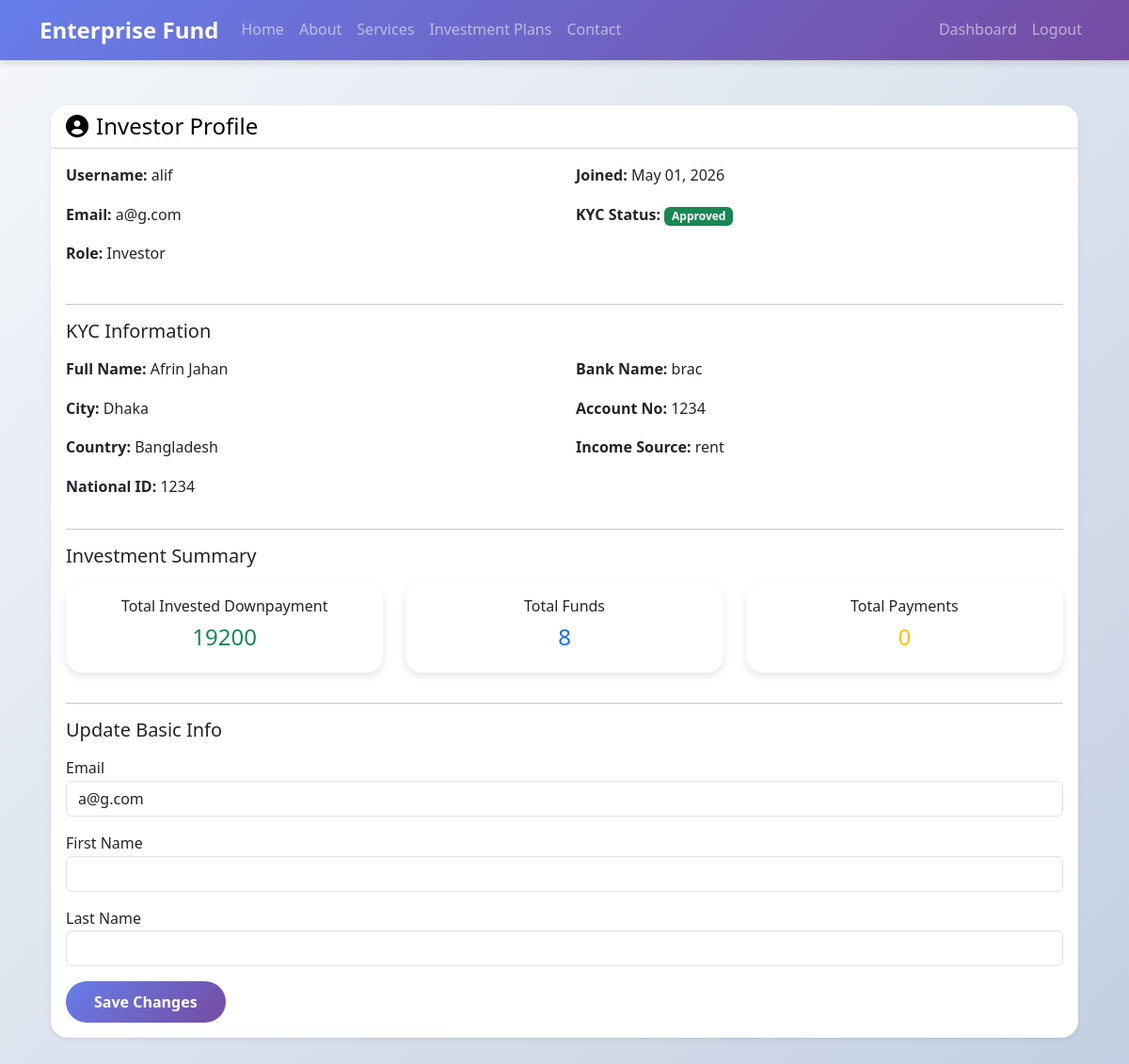
The app's page /accounts/profile/ (signed in) with its own data.
### accounts/models.py (models this page shows, shortened)
class CustomUser(AbstractUser):
    ROLE_CHOICES = [
        ('viewer', 'Viewer'),
        ('investor', 'Investor'),
        ('admin', 'Admin'),
    ]
    role = models.CharField(max_length=10, choices=ROLE_CHOICES, default='viewer')
    email_verified = models.BooleanField(default=False)

class InvestorKYC(models.Model):
    STATUS_PENDING = 'pending'
    STATUS_APPROVED = 'approved'
    STATUS_REJECTED = 'rejected'
    STATUS_ADDITIONAL = 'additional_docs'
    STATUS_CHOICES = [
        (STATUS_PENDING, 'Pending'),
        (STATUS_APPROVED, 'Approved'),
        (STATUS_REJECTED, 'Rejected'),
        (STATUS_ADDITIONAL, 'Additional Documents Required'),
    ]
    user = models.OneToOneField(CustomUser, on_delete=models.CASCADE, related_name='kyc')
    full_name = models.CharField(max_length=255)
    date_of_birth = models.DateField(null=True, blank=True)
    gender = models.CharField(max_length=50, blank=True)
    address_line = models.CharField(max_length=255)
    city = models.CharField(max_length=100)
    country = models.CharField(max_length=100)
    postal_code = models.CharField(max_length=20)
    national_id = models.CharField(max_length=100)
    passport_number = models.CharField(max_length=100, blank=True)
    bank_name = models.CharField(max_length=150)
    bank_account = models.CharField(max_length=100)
    income_source = models.CharField(max_length=255)
    id_proof = models.FileField(upload_to='kyc/id_proof/', null=True, blank=True)
    bank_statement = models.FileField(upload_to='kyc/bank_statement/', null=True, blank=True)
    wealth_declaration = models.FileField(upload_to='kyc/wealth_declaration/', null=True, blank=True)
    status = models.CharField(max_length=20, choices=STATUS_CHOICES, default=STATUS_PENDING)
    admin_note = models.TextField(blank=True)
    requested_documents = models.TextField(blank=True)
    submitted_at = models.DateTimeField(auto_now_add=True)
    reviewed_at = models.DateTimeField(null=True, blank=True)

### accounts/views.py (the view)
# urls.py: path('profile/', views.profile, name='profile'),
@login_required
def profile(request):
    user = request.user
    kyc = getattr(user, 'kyc', None)
    if request.method == 'POST':
        form = ProfileForm(request.POST, instance=user)
        if form.is_valid():
            form.save()
            messages.success(request, 'Profile updated successfully!')
            return redirect('accounts:profile')
    else:
        form = ProfileForm(instance=user)
    total_invested = Investment.objects.filter(
        investor=user
    ).aggregate(total=models.Sum('amount'))['total'] or 0
    total_funds = Investment.objects.filter(investor=user).count()
    total_payments = Payment.objects.filter(
        investor=user,
        status='completed'
    ).aggregate(total=models.Sum('amount'))['total'] or 0
    context = {
        'form': form,
        'kyc': kyc,
        'total_invested': total_invested,
        'total_funds': total_funds,
        'total_payments': total_payments,
    }
    return render(request, 'accounts/profile.html', context)

### accounts/forms.py
class ProfileForm(forms.ModelForm):
    class Meta:
        model = CustomUser
        fields = ('first_name', 'last_name', 'email')
        widgets = {
            'first_name': forms.TextInput(attrs={'class': 'form-control'}),
            'last_name': forms.TextInput(attrs={'class': 'form-control'}),
            'email': forms.EmailInput(attrs={'class': 'form-control'}),
        }

### templates/accounts/profile.html (shortened to what this page needs)
{% extends 'base.html' %}
{% block content %}
<div class="container my-5">
    <div class="card shadow-sm mb-4">
        <div class="card-header bg-primary text-white">
            <h4 class="mb-0">
                <i class="fas fa-user-circle me-2"></i>Investor Profile
            </h4>
        </div>
        <div class="card-body">
            <div class="row mb-4">
                <div class="col-md-6">
                    <p><strong>Username:</strong> {{ user.username }}</p>
                    <p><strong>Email:</strong> {{ user.email }}</p>
                    <p><strong>Role:</strong> {{ user.get_role_display }}</p>
                </div>
                <div class="col-md-6">
                    <p><strong>Joined:</strong> {{ user.date_joined|date:"M d, Y" }}</p>
                    {% if kyc %}
                        <p><strong>KYC Status:</strong>
                            <span class="badge bg-success">
                                {{ kyc.get_status_display }}
                            </span>
                        </p>
                    {% endif %}
                </div>
            </div>
            {% if kyc %}
            <hr>
            <h5 class="mb-3">KYC Information</h5>
            <div class="row">
                <div class="col-md-6">
                    <p><strong>Full Name:</strong> {{ kyc.full_name }}</p>
                    <p><strong>City:</strong> {{ kyc.city }}</p>
                    <p><strong>Country:</strong> {{ kyc.country }}</p>
                    <p><strong>National ID:</strong> {{ kyc.national_id }}</p>
                </div>
                <div class="col-md-6">
                    <p><strong>Bank Name:</strong> {{ kyc.bank_name }}</p>
                    <p><strong>Account No:</strong> {{ kyc.bank_account }}</p>
                    <p><strong>Income Source:</strong> {{ kyc.income_source }}</p>
                </div>
            </div>
            {% endif %}
            <hr>
            <h5 class="mb-3">Investment Summary</h5>
            <div class="row text-center">
                <div class="col-md-4 mb-3">
                    <div class="card border-success">
                        <div class="card-body">
                            <h6>Total Invested Downpayment</h6>
                            <h4 class="text-success">
                                {{ total_invested }}
                            </h4>
                        </div>
                    </div>
                </div>
                <div class="col-md-4 mb-3">
                    <div class="card border-primary">
                        <div class="card-body">
                            <h6>Total Funds</h6>
                            <h4 class="text-primary">
                                {{ total_funds }}
                            </h4>
                        </div>
                    </div>
                </div>
                <div class="col-md-4 mb-3">
                    <div class="card border-warning">
                        <div class="card-body">
                            <h6>Total Payments</h6>
                            <h4 class="text-warning">
                                {{ total_payments }}
                            </h4>
                        </div>
                    </div>
                </div>
            </div>
            <hr>
            <h5 class="mb-3">Update Basic Info</h5>
            <form method="post">
                <div class="mb-3">
                    <label>Email</label>
                    {{ form.email }}
                </div>
                <div class="mb-3">
                    <label>First Name</label>
                    {{ form.first_name }}
                </div>
                <div class="mb-3">
                    <label>Last Name</label>
                    {{ form.last_name }}
                </div>
                <button type="submit" class="btn btn-primary">
                    Save Changes
                </button>
            </form>
        </div>
    </div>
</div>
{% endblock %}

### static/css/style.css (style rules this page uses)
body { font-family: 'Segoe UI', Tahoma, Geneva, Verdana, sans-serif; background: linear-gradient(135deg, #f5f7fa 0%, #c3cfe2 100%); color: #333; line-height: 1.6; }
.card { box-shadow: 0 4px 8px rgba(0,0,0,.1); border: none; border-radius: 10px; transition: transform 0.3s ease, box-shadow 0.3s ease; }
.btn-primary { background: linear-gradient(135deg, #667eea 0%, #764ba2 100%); border: none; border-radius: 25px; padding: 10px 30px; font-weight: 600; transition: transform 0.3s ease; }
.card-header { background-color: white !important; color: black !important; }
.card { border-radius: 18px !important; overflow: hidden; }

### records on screen
CustomUser: username "alif", email "a@g.com", role "Investor", date_joined "May 01, 2026"
InvestorKYC: status "Approved", full_name "Afrin Jahan", city "Dhaka", country "Bangladesh", national_id "1234", bank_name "brac", bank_account "1234", income_source "rent"

### other values on screen
{{ total_invested }} "19200"
{{ total_funds }} "8"
{{ total_payments }} "0"
